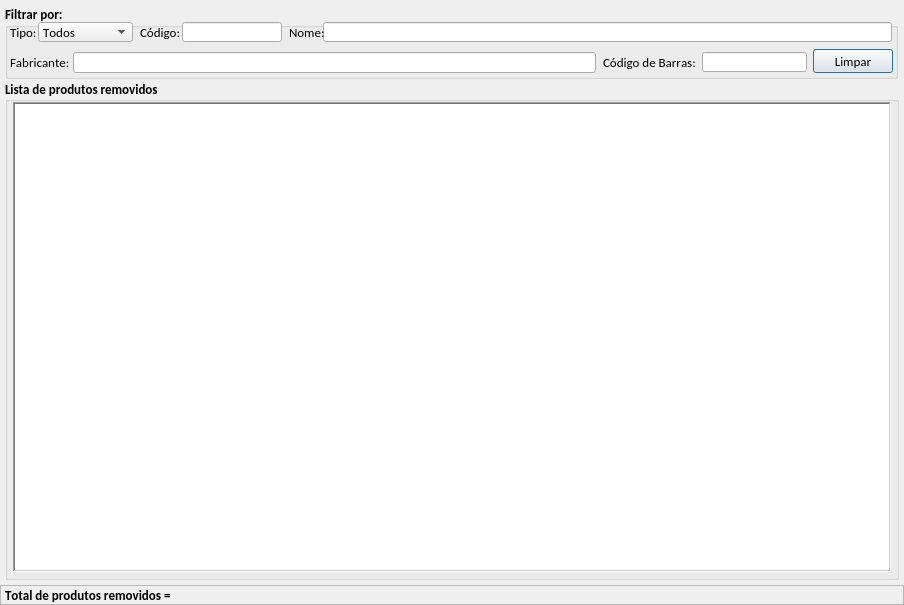
<?xml version="1.0" encoding="UTF-8"?>
<ui version="4.0">
 <class>tela_restaurar_produto</class>
 <widget class="QDialog" name="tela_restaurar_produto">
  <property name="windowModality">
   <enum>Qt::ApplicationModal</enum>
  </property>
  <property name="geometry">
   <rect>
    <x>0</x>
    <y>0</y>
    <width>904</width>
    <height>605</height>
   </rect>
  </property>
  <property name="windowTitle">
   <string>Restaurar cadastro de produtos</string>
  </property>
  <layout class="QVBoxLayout" name="verticalLayout_3">
   <property name="spacing">
    <number>0</number>
   </property>
   <property name="margin">
    <number>0</number>
   </property>
   <item>
    <layout class="QVBoxLayout" name="verticalLayout_2">
     <property name="margin">
      <number>5</number>
     </property>
     <item>
      <widget class="QGroupBox" name="gb_filtrar">
       <property name="sizePolicy">
        <sizepolicy hsizetype="Preferred" vsizetype="Expanding">
         <horstretch>5</horstretch>
         <verstretch>5</verstretch>
        </sizepolicy>
       </property>
       <property name="minimumSize">
        <size>
         <width>893</width>
         <height>74</height>
        </size>
       </property>
       <property name="maximumSize">
        <size>
         <width>893</width>
         <height>74</height>
        </size>
       </property>
       <property name="font">
        <font>
         <family>Calibri</family>
         <pointsize>10</pointsize>
         <weight>75</weight>
         <bold>true</bold>
         <kerning>false</kerning>
        </font>
       </property>
       <property name="title">
        <string>Filtrar por:</string>
       </property>
       <widget class="QLabel" name="lb_tipo">
        <property name="geometry">
         <rect>
          <x>5</x>
          <y>17</y>
          <width>28</width>
          <height>20</height>
         </rect>
        </property>
        <property name="minimumSize">
         <size>
          <width>28</width>
          <height>20</height>
         </size>
        </property>
        <property name="maximumSize">
         <size>
          <width>28</width>
          <height>20</height>
         </size>
        </property>
        <property name="font">
         <font>
          <family>Calibri</family>
          <weight>50</weight>
          <bold>false</bold>
          <kerning>false</kerning>
         </font>
        </property>
        <property name="text">
         <string>Tipo:</string>
        </property>
       </widget>
       <widget class="QLineEdit" name="le_fabricante">
        <property name="geometry">
         <rect>
          <x>68</x>
          <y>47</y>
          <width>523</width>
          <height>21</height>
         </rect>
        </property>
        <property name="font">
         <font>
          <weight>50</weight>
          <bold>false</bold>
          <kerning>false</kerning>
         </font>
        </property>
        <property name="inputMethodHints">
         <set>Qt::ImhNone</set>
        </property>
        <property name="inputMask">
         <string/>
        </property>
        <property name="text">
         <string/>
        </property>
        <property name="maxLength">
         <number>60</number>
        </property>
       </widget>
       <widget class="QLabel" name="lb_fabricante">
        <property name="geometry">
         <rect>
          <x>5</x>
          <y>47</y>
          <width>63</width>
          <height>20</height>
         </rect>
        </property>
        <property name="minimumSize">
         <size>
          <width>63</width>
          <height>20</height>
         </size>
        </property>
        <property name="maximumSize">
         <size>
          <width>63</width>
          <height>20</height>
         </size>
        </property>
        <property name="font">
         <font>
          <family>Calibri</family>
          <weight>50</weight>
          <bold>false</bold>
          <kerning>false</kerning>
         </font>
        </property>
        <property name="text">
         <string>Fabricante:</string>
        </property>
       </widget>
       <widget class="QLineEdit" name="le_nome">
        <property name="geometry">
         <rect>
          <x>318</x>
          <y>17</y>
          <width>569</width>
          <height>20</height>
         </rect>
        </property>
        <property name="minimumSize">
         <size>
          <width>506</width>
          <height>20</height>
         </size>
        </property>
        <property name="font">
         <font>
          <weight>50</weight>
          <bold>false</bold>
          <kerning>false</kerning>
         </font>
        </property>
        <property name="inputMethodHints">
         <set>Qt::ImhNone</set>
        </property>
        <property name="inputMask">
         <string/>
        </property>
        <property name="text">
         <string/>
        </property>
        <property name="maxLength">
         <number>60</number>
        </property>
       </widget>
       <widget class="QLineEdit" name="le_codigo_barras">
        <property name="geometry">
         <rect>
          <x>697</x>
          <y>47</y>
          <width>105</width>
          <height>20</height>
         </rect>
        </property>
        <property name="minimumSize">
         <size>
          <width>105</width>
          <height>20</height>
         </size>
        </property>
        <property name="maximumSize">
         <size>
          <width>105</width>
          <height>20</height>
         </size>
        </property>
        <property name="font">
         <font>
          <weight>50</weight>
          <bold>false</bold>
          <kerning>false</kerning>
         </font>
        </property>
        <property name="inputMask">
         <string>0 000000 000000; </string>
        </property>
        <property name="text">
         <string>  </string>
        </property>
        <property name="maxLength">
         <number>15</number>
        </property>
       </widget>
       <widget class="QLabel" name="lb_nome">
        <property name="geometry">
         <rect>
          <x>284</x>
          <y>17</y>
          <width>35</width>
          <height>20</height>
         </rect>
        </property>
        <property name="minimumSize">
         <size>
          <width>35</width>
          <height>20</height>
         </size>
        </property>
        <property name="maximumSize">
         <size>
          <width>35</width>
          <height>20</height>
         </size>
        </property>
        <property name="font">
         <font>
          <family>Calibri</family>
          <weight>50</weight>
          <bold>false</bold>
          <kerning>false</kerning>
         </font>
        </property>
        <property name="text">
         <string>Nome:</string>
        </property>
       </widget>
       <widget class="QComboBox" name="cb_tipo">
        <property name="geometry">
         <rect>
          <x>33</x>
          <y>17</y>
          <width>95</width>
          <height>20</height>
         </rect>
        </property>
        <property name="maximumSize">
         <size>
          <width>100</width>
          <height>20</height>
         </size>
        </property>
        <property name="font">
         <font>
          <weight>50</weight>
          <bold>false</bold>
          <kerning>false</kerning>
         </font>
        </property>
        <item>
         <property name="text">
          <string>Todos</string>
         </property>
        </item>
        <item>
         <property name="text">
          <string>Acessório</string>
         </property>
        </item>
        <item>
         <property name="text">
          <string>Cosmético</string>
         </property>
        </item>
        <item>
         <property name="text">
          <string>Decoração</string>
         </property>
        </item>
        <item>
         <property name="text">
          <string>Estimulante</string>
         </property>
        </item>
        <item>
         <property name="text">
          <string>Fetish</string>
         </property>
        </item>
        <item>
         <property name="text">
          <string>Gel</string>
         </property>
        </item>
        <item>
         <property name="text">
          <string>Higiene</string>
         </property>
        </item>
        <item>
         <property name="text">
          <string>Jogo</string>
         </property>
        </item>
        <item>
         <property name="text">
          <string>Kit</string>
         </property>
        </item>
        <item>
         <property name="text">
          <string>Lubrificante</string>
         </property>
        </item>
        <item>
         <property name="text">
          <string>Perfumaria</string>
         </property>
        </item>
        <item>
         <property name="text">
          <string>Preservativo</string>
         </property>
        </item>
        <item>
         <property name="text">
          <string>Prótese</string>
         </property>
        </item>
        <item>
         <property name="text">
          <string>Vestuário</string>
         </property>
        </item>
        <item>
         <property name="text">
          <string>Vibrador</string>
         </property>
        </item>
       </widget>
       <widget class="QLabel" name="lb_codigo_barras">
        <property name="geometry">
         <rect>
          <x>598</x>
          <y>47</y>
          <width>99</width>
          <height>20</height>
         </rect>
        </property>
        <property name="minimumSize">
         <size>
          <width>99</width>
          <height>20</height>
         </size>
        </property>
        <property name="maximumSize">
         <size>
          <width>99</width>
          <height>20</height>
         </size>
        </property>
        <property name="font">
         <font>
          <family>Calibri</family>
          <weight>50</weight>
          <bold>false</bold>
          <kerning>false</kerning>
         </font>
        </property>
        <property name="text">
         <string>Código de Barras:</string>
        </property>
       </widget>
       <widget class="QPushButton" name="btn_limpar">
        <property name="geometry">
         <rect>
          <x>808</x>
          <y>44</y>
          <width>80</width>
          <height>24</height>
         </rect>
        </property>
        <property name="font">
         <font>
          <weight>50</weight>
          <bold>false</bold>
         </font>
        </property>
        <property name="text">
         <string>Limpar</string>
        </property>
        <property name="icon">
         <iconset resource="imagens.qrc">
          <normaloff>:/img/img/limpar.png</normaloff>:/img/img/limpar.png</iconset>
        </property>
       </widget>
       <widget class="QLabel" name="lb_codigo">
        <property name="geometry">
         <rect>
          <x>135</x>
          <y>17</y>
          <width>42</width>
          <height>20</height>
         </rect>
        </property>
        <property name="font">
         <font>
          <weight>50</weight>
          <bold>false</bold>
         </font>
        </property>
        <property name="text">
         <string>Código:</string>
        </property>
       </widget>
       <widget class="QLineEdit" name="le_codigo">
        <property name="geometry">
         <rect>
          <x>177</x>
          <y>17</y>
          <width>100</width>
          <height>20</height>
         </rect>
        </property>
        <property name="font">
         <font>
          <weight>50</weight>
          <bold>false</bold>
         </font>
        </property>
        <property name="inputMask">
         <string>000000000; </string>
        </property>
        <property name="text">
         <string/>
        </property>
        <property name="cursorPosition">
         <number>0</number>
        </property>
        <property name="readOnly">
         <bool>false</bool>
        </property>
       </widget>
      </widget>
     </item>
     <item>
      <widget class="QGroupBox" name="gb_clientes">
       <property name="minimumSize">
        <size>
         <width>889</width>
         <height>251</height>
        </size>
       </property>
       <property name="font">
        <font>
         <family>Calibri</family>
         <pointsize>10</pointsize>
         <weight>75</weight>
         <bold>true</bold>
        </font>
       </property>
       <property name="title">
        <string>Lista de produtos removidos</string>
       </property>
       <property name="alignment">
        <set>Qt::AlignLeading|Qt::AlignLeft|Qt::AlignVCenter</set>
       </property>
       <layout class="QVBoxLayout" name="verticalLayout">
        <property name="spacing">
         <number>0</number>
        </property>
        <property name="leftMargin">
         <number>5</number>
        </property>
        <property name="topMargin">
         <number>0</number>
        </property>
        <property name="rightMargin">
         <number>5</number>
        </property>
        <property name="bottomMargin">
         <number>5</number>
        </property>
        <item>
         <widget class="QTableWidget" name="tw_produtos">
          <property name="minimumSize">
           <size>
            <width>869</width>
            <height>469</height>
           </size>
          </property>
          <property name="font">
           <font>
            <family>Calibri</family>
            <pointsize>10</pointsize>
            <kerning>false</kerning>
           </font>
          </property>
          <property name="frameShape">
           <enum>QFrame::WinPanel</enum>
          </property>
          <property name="horizontalScrollBarPolicy">
           <enum>Qt::ScrollBarAsNeeded</enum>
          </property>
          <property name="autoScroll">
           <bool>true</bool>
          </property>
          <property name="alternatingRowColors">
           <bool>false</bool>
          </property>
          <property name="selectionBehavior">
           <enum>QAbstractItemView::SelectRows</enum>
          </property>
          <property name="showGrid">
           <bool>true</bool>
          </property>
          <property name="gridStyle">
           <enum>Qt::SolidLine</enum>
          </property>
          <property name="sortingEnabled">
           <bool>false</bool>
          </property>
          <property name="wordWrap">
           <bool>true</bool>
          </property>
          <property name="cornerButtonEnabled">
           <bool>true</bool>
          </property>
          <property name="rowCount">
           <number>0</number>
          </property>
          <property name="columnCount">
           <number>0</number>
          </property>
          <attribute name="horizontalHeaderVisible">
           <bool>false</bool>
          </attribute>
          <attribute name="horizontalHeaderCascadingSectionResizes">
           <bool>false</bool>
          </attribute>
          <attribute name="horizontalHeaderDefaultSectionSize">
           <number>450</number>
          </attribute>
          <attribute name="horizontalHeaderMinimumSectionSize">
           <number>120</number>
          </attribute>
          <attribute name="horizontalHeaderShowSortIndicator" stdset="0">
           <bool>false</bool>
          </attribute>
          <attribute name="horizontalHeaderStretchLastSection">
           <bool>true</bool>
          </attribute>
          <attribute name="verticalHeaderVisible">
           <bool>false</bool>
          </attribute>
          <attribute name="verticalHeaderCascadingSectionResizes">
           <bool>false</bool>
          </attribute>
          <attribute name="verticalHeaderDefaultSectionSize">
           <number>20</number>
          </attribute>
          <attribute name="verticalHeaderMinimumSectionSize">
           <number>20</number>
          </attribute>
         </widget>
        </item>
       </layout>
      </widget>
     </item>
    </layout>
   </item>
   <item>
    <widget class="QFrame" name="frame">
     <property name="minimumSize">
      <size>
       <width>904</width>
       <height>20</height>
      </size>
     </property>
     <property name="font">
      <font>
       <family>Calibri</family>
       <pointsize>10</pointsize>
       <weight>75</weight>
       <bold>true</bold>
       <kerning>false</kerning>
      </font>
     </property>
     <property name="frameShape">
      <enum>QFrame::StyledPanel</enum>
     </property>
     <property name="frameShadow">
      <enum>QFrame::Sunken</enum>
     </property>
     <widget class="QLabel" name="lb_total_produtos">
      <property name="geometry">
       <rect>
        <x>5</x>
        <y>0</y>
        <width>261</width>
        <height>20</height>
       </rect>
      </property>
      <property name="text">
       <string>Total de produtos removidos = </string>
      </property>
     </widget>
    </widget>
   </item>
  </layout>
 </widget>
 <tabstops>
  <tabstop>le_codigo</tabstop>
  <tabstop>le_nome</tabstop>
  <tabstop>le_fabricante</tabstop>
  <tabstop>le_codigo_barras</tabstop>
  <tabstop>btn_limpar</tabstop>
  <tabstop>cb_tipo</tabstop>
  <tabstop>tw_produtos</tabstop>
 </tabstops>
 <resources>
  <include location="imagens.qrc"/>
 </resources>
 <connections>
  <connection>
   <sender>btn_limpar</sender>
   <signal>clicked()</signal>
   <receiver>le_fabricante</receiver>
   <slot>clear()</slot>
   <hints>
    <hint type="sourcelabel">
     <x>813</x>
     <y>68</y>
    </hint>
    <hint type="destinationlabel">
     <x>595</x>
     <y>69</y>
    </hint>
   </hints>
  </connection>
  <connection>
   <sender>btn_limpar</sender>
   <signal>clicked()</signal>
   <receiver>le_nome</receiver>
   <slot>clear()</slot>
   <hints>
    <hint type="sourcelabel">
     <x>813</x>
     <y>64</y>
    </hint>
    <hint type="destinationlabel">
     <x>524</x>
     <y>36</y>
    </hint>
   </hints>
  </connection>
  <connection>
   <sender>btn_limpar</sender>
   <signal>clicked()</signal>
   <receiver>le_codigo_barras</receiver>
   <slot>clear()</slot>
   <hints>
    <hint type="sourcelabel">
     <x>813</x>
     <y>70</y>
    </hint>
    <hint type="destinationlabel">
     <x>806</x>
     <y>52</y>
    </hint>
   </hints>
  </connection>
 </connections>
</ui>
